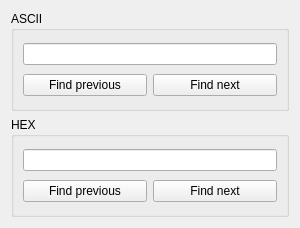
<?xml version="1.0" encoding="UTF-8"?>
<ui version="4.0">
 <class>Finder</class>
 <widget class="QWidget" name="Finder">
  <property name="geometry">
   <rect>
    <x>0</x>
    <y>0</y>
    <width>300</width>
    <height>228</height>
   </rect>
  </property>
  <property name="windowTitle">
   <string>Form</string>
  </property>
  <layout class="QVBoxLayout" name="verticalLayout">
   <item>
    <widget class="QGroupBox" name="groupBox">
     <property name="title">
      <string>ASCII</string>
     </property>
     <layout class="QVBoxLayout" name="verticalLayout_2">
      <item>
       <widget class="QLineEdit" name="lineEdit"/>
      </item>
      <item>
       <layout class="QHBoxLayout" name="horizontalLayout">
        <item>
         <widget class="QPushButton" name="pushButton_2">
          <property name="text">
           <string>Find previous</string>
          </property>
         </widget>
        </item>
        <item>
         <widget class="QPushButton" name="pushButton">
          <property name="text">
           <string>Find next</string>
          </property>
         </widget>
        </item>
       </layout>
      </item>
     </layout>
    </widget>
   </item>
   <item>
    <widget class="QGroupBox" name="groupBox_2">
     <property name="title">
      <string>HEX</string>
     </property>
     <layout class="QVBoxLayout" name="verticalLayout_3">
      <item>
       <widget class="QLineEdit" name="lineEdit_2">
        <property name="inputMask">
         <string/>
        </property>
        <property name="text">
         <string/>
        </property>
        <property name="maxLength">
         <number>32767</number>
        </property>
        <property name="cursorPosition">
         <number>0</number>
        </property>
       </widget>
      </item>
      <item>
       <layout class="QHBoxLayout" name="horizontalLayout_2">
        <item>
         <widget class="QPushButton" name="pushButton_3">
          <property name="text">
           <string>Find previous</string>
          </property>
         </widget>
        </item>
        <item>
         <widget class="QPushButton" name="pushButton_4">
          <property name="text">
           <string>Find next</string>
          </property>
         </widget>
        </item>
       </layout>
      </item>
     </layout>
    </widget>
   </item>
  </layout>
 </widget>
 <resources/>
 <connections/>
</ui>
